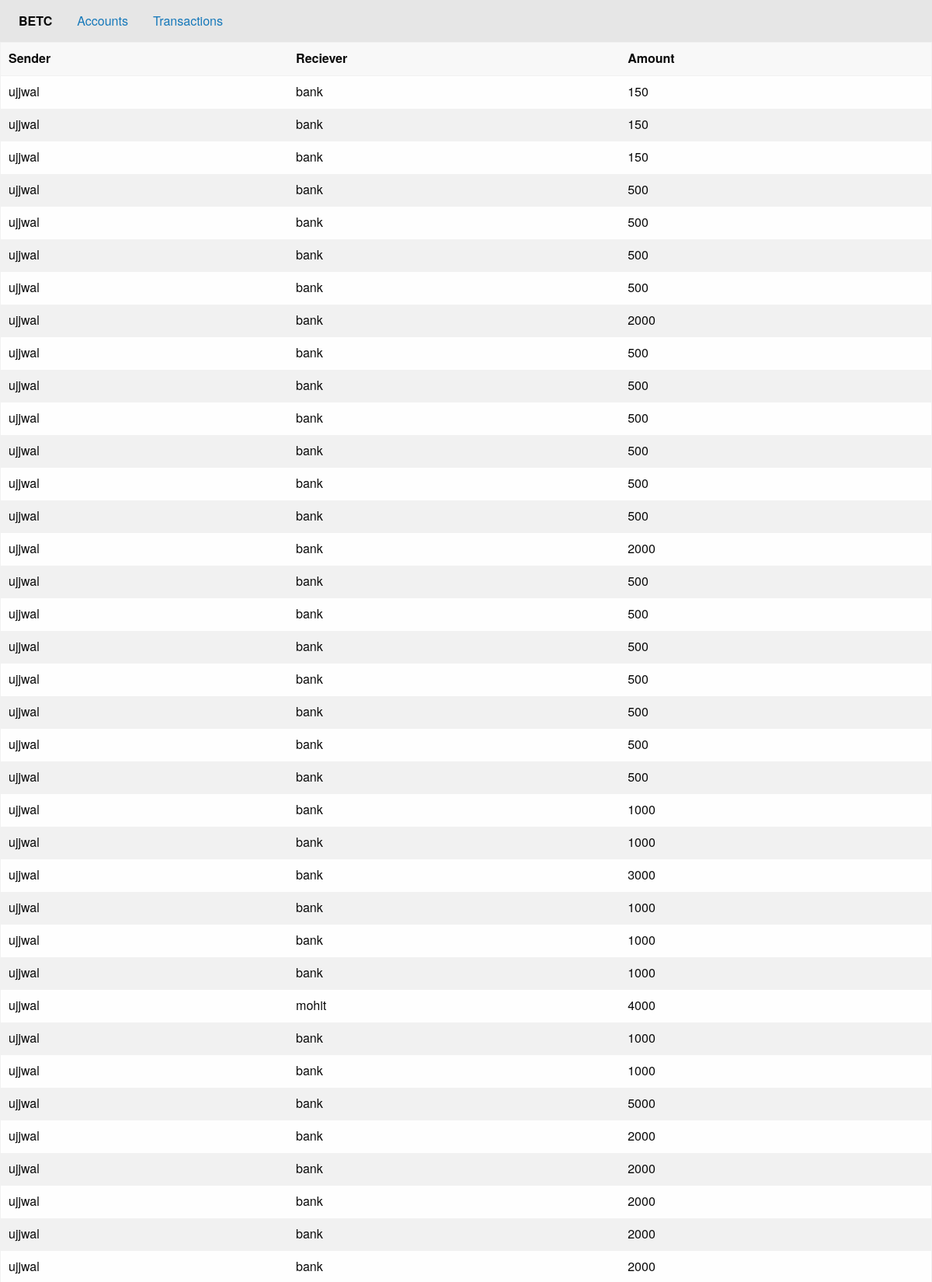
The app's page /transactions/ujjwal (upper part) with its own data.
### app/models.py (models this page shows)
class Transactions(db.Model):
    id = db.Column(db.Integer, primary_key=True)
    sender = db.Column(db.String, nullable=False)
    reciever = db.Column(db.String, nullable=False)
    dateTime = db.Column(db.DateTime, default=func.now())
    amount =  db.Column(db.Integer,nullable=True)

### app/routes.py (the view)
@app.route("/transactions/<username>", methods=["GET"])
def transaction(username):
    try:
        wallet = Wallet.query.filter_by(username=username).first()
        if len(wallet.username) < 1:
            return "User not found"
        sends = Transactions.query.filter_by(sender=username)
        recieves = Transactions.query.filter_by(reciever=username)
        return render_template("transaction.html", recieves=recieves,
        sends=sends,
        username=username)
    except: return "something went wrong"

### app/templates/transaction.html (shortened to what this page needs)
{% extends "index.html" %}
{% block content %}
<table>
  <thead>
    <tr>
      <th>Sender</th>
      <th>Reciever</th>
      <th>Amount</th>
    </tr>
  </thead>
  <tbody>
    {% for send in sends %}
    <tr>
      <td>{{send.sender}}</td>
      <td>{{send.reciever}}</td>
      <td>{{send.amount}}</td>
    </tr>
    {% endfor %}
  </tbody>
</table>
{% endblock %}

### records on screen
Transactions: sender "ujjwal", reciever "bank", amount "150"
Transactions: sender "ujjwal", reciever "bank", amount "150"
Transactions: sender "ujjwal", reciever "bank", amount "150"
Transactions: sender "ujjwal", reciever "bank", amount "500"
Transactions: sender "ujjwal", reciever "bank", amount "500"
Transactions: sender "ujjwal", reciever "bank", amount "500"
Transactions: sender "ujjwal", reciever "bank", amount "500"
Transactions: sender "ujjwal", reciever "bank", amount "2000"
Transactions: sender "ujjwal", reciever "bank", amount "500"
Transactions: sender "ujjwal", reciever "bank", amount "500"
Transactions: sender "ujjwal", reciever "bank", amount "500"
Transactions: sender "ujjwal", reciever "bank", amount "500"
Transactions: sender "ujjwal", reciever "bank", amount "500"
Transactions: sender "ujjwal", reciever "bank", amount "500"
Transactions: sender "ujjwal", reciever "bank", amount "2000"
Transactions: sender "ujjwal", reciever "bank", amount "500"
Transactions: sender "ujjwal", reciever "bank", amount "500"
Transactions: sender "ujjwal", reciever "bank", amount "500"
Transactions: sender "ujjwal", reciever "bank", amount "500"
Transactions: sender "ujjwal", reciever "bank", amount "500"
Transactions: sender "ujjwal", reciever "bank", amount "500"
Transactions: sender "ujjwal", reciever "bank", amount "500"
Transactions: sender "ujjwal", reciever "bank", amount "1000"
Transactions: sender "ujjwal", reciever "bank", amount "1000"
Transactions: sender "ujjwal", reciever "bank", amount "3000"
Transactions: sender "ujjwal", reciever "bank", amount "1000"
Transactions: sender "ujjwal", reciever "bank", amount "1000"
Transactions: sender "ujjwal", reciever "bank", amount "1000"
Transactions: sender "ujjwal", reciever "mohit", amount "4000"
Transactions: sender "ujjwal", reciever "bank", amount "1000"
Transactions: sender "ujjwal", reciever "bank", amount "1000"
Transactions: sender "ujjwal", reciever "bank", amount "5000"
Transactions: sender "ujjwal", reciever "bank", amount "2000"
Transactions: sender "ujjwal", reciever "bank", amount "2000"
Transactions: sender "ujjwal", reciever "bank", amount "2000"
Transactions: sender "ujjwal", reciever "bank", amount "2000"
Transactions: sender "ujjwal", reciever "bank", amount "2000"
